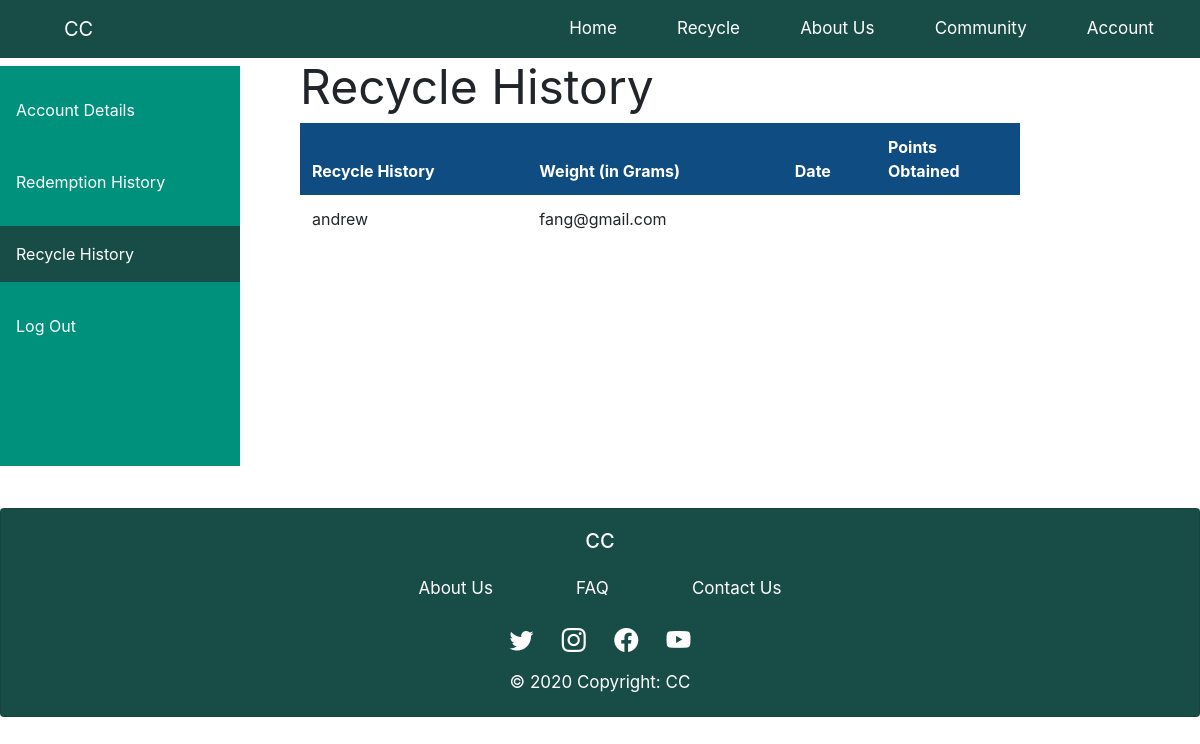
The app's page /recycle_history (signed in), older data.
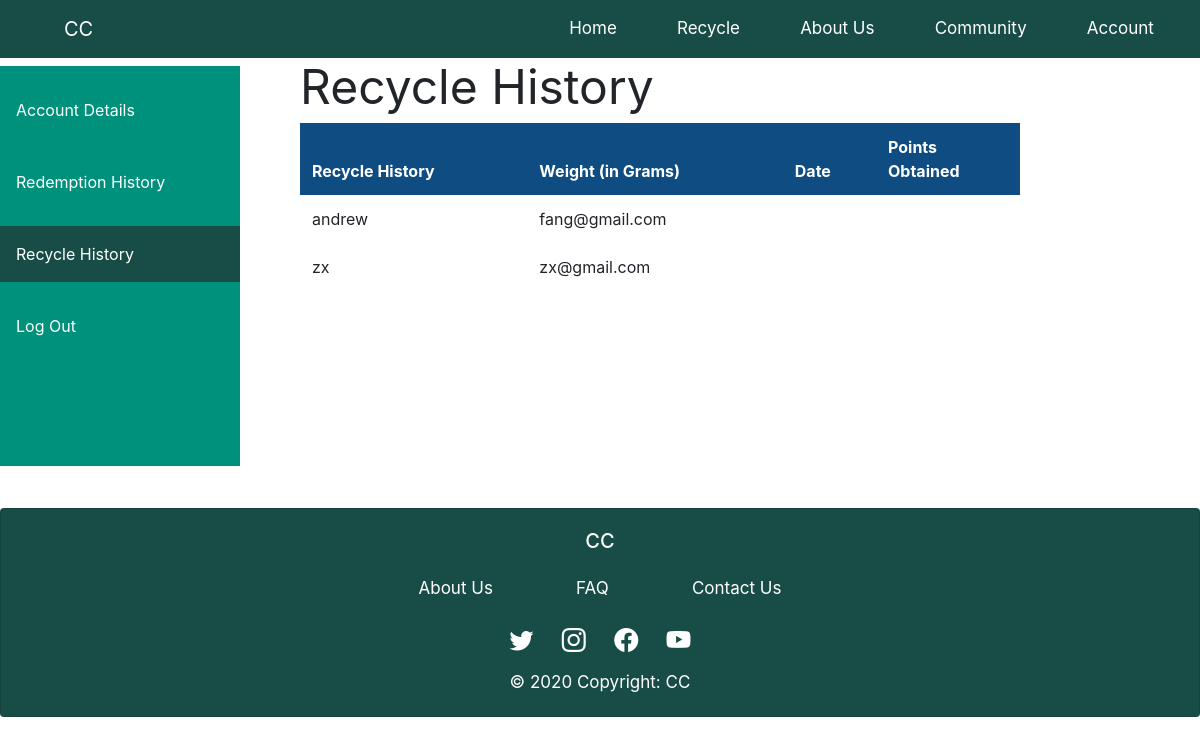
The same page, newer data.
### app.py (models this page shows, shortened)
class Users(db.Model):
    id = db.Column(db.Integer, primary_key=True)
    account_type = db.Column(db.String(10), nullable=False)
    name = db.Column(db.String(120), nullable=False)
    email = db.Column(db.String(120), nullable=False, unique=True)
    points = db.Column(db.Integer(), nullable=True, unique=True)
    password = db.Column(db.String(), nullable=False)

### app.py (the view)
@app.route('/recycle_history', methods=['GET', 'POST'])
def recycle_history():
    if session['account_type'] == "Guest":
        return redirect(url_for('home'))
    elif session['account_type'] == "Staff":
        return redirect(url_for('home'))
    users = Users.query.order_by(Users.id)
    return render_template('customer accounts/recycle_history.html', users=users)

### app.py (called while the page is built)
@app.before_request
def before_request():
    g.user = None
    if 'user id' in session:
        g.user = session['user id']

### templates/customer accounts/recycle_history.html (shortened to what this page needs)
{% extends "base.html" %}
{% block head %}<link rel="stylesheet" href="{{ url_for('static', filename='CSS/base.css') }}">{% endblock %}
{% block content %}
<div class="cs_sidebar">
    <a href="/account_detail">Account Details</a>
    <a href="/redemption_history">Redemption History</a>
    <a class="active" href="/recycle_history">Recycle History</a>
    <a type="button" class="logout_btn" data-toggle="modal" data-target="#logout">Log Out</a>
</div>
<div class='customer_history' style="min-height: 450px;">
    <h1>Recycle History</h1>
    <div class="history_table">
        <table class="table table-striped">
            <thead class="table_head">
                <tr>
                    <th>Recycle History</th>
                    <th>Weight (in Grams)</th>
                    <th>Date</th>
                    <th style="width: 20%;">Points Obtained</th>
                </tr>
            </thead>
            <tbody>
            {% for user in users %}
                <tr class="table_row">
                    <td>{{ user.name }}</td>
                    <td>{{ user.email }}</td>
                </tr>
            {% endfor %}
          </tbody>
      </table>
    </div>
</div>
{% endblock %}

Row changes from the older to the newer data that the page shows:
added Users: name "zx", email "zx@gmail.com"
